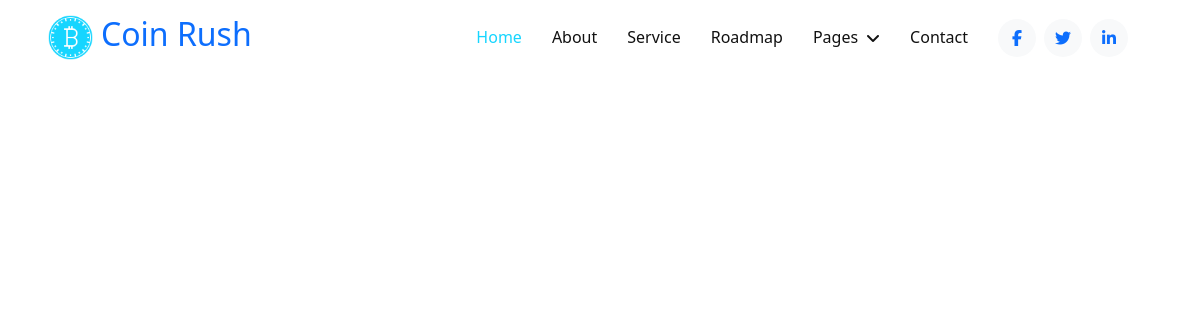
Page /courses/ on the earlier database version.
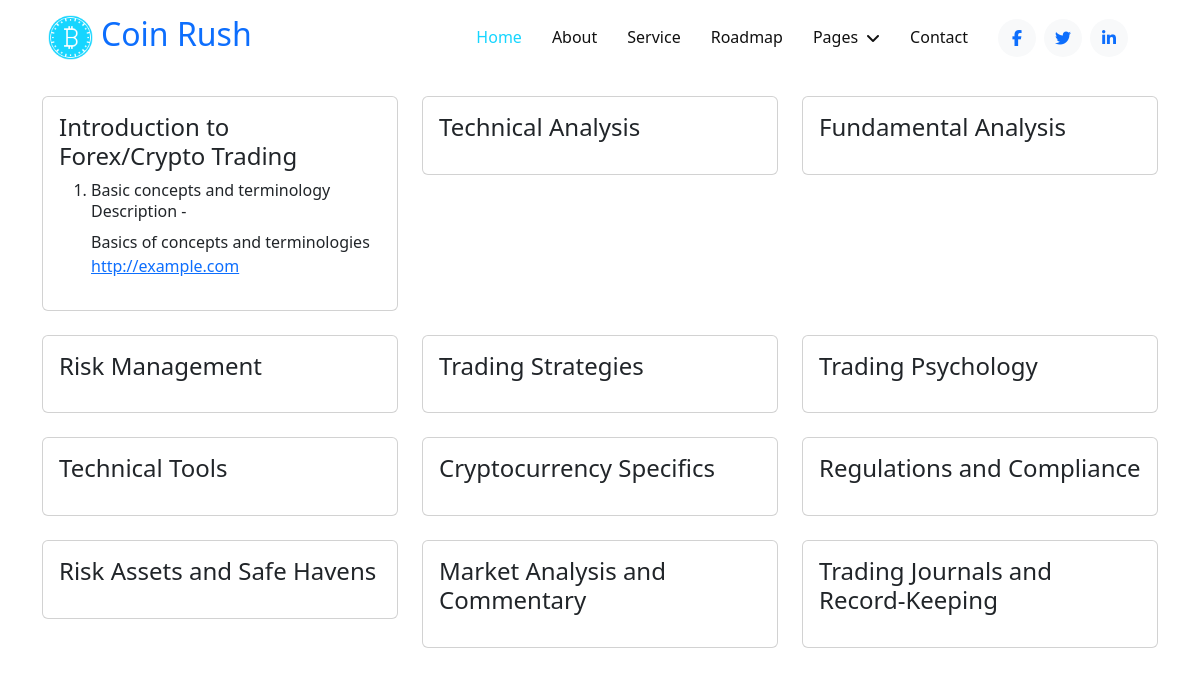
Same page on the later database version.
### coinRush/models.py (models this page shows, shortened)
class CourseCategory(models.Model):
    name = models.CharField(max_length=100)
    class Meta:
        verbose_name_plural = "Course Categories"

class Learn(models.Model):
    title = models.CharField(max_length=100)
    description = models.TextField(blank=True)
    category = models.ForeignKey(CourseCategory, on_delete=models.CASCADE, default=1)
    external_link = models.URLField(null=True)
    class Meta:
        verbose_name_plural = "Courses"

### coinRush/views.py (the view)
# urls.py: path("courses/", views.categories_course, name="categories_course"),
def categories_course(request):
    categories = CourseCategory.objects.all()
    return render(request, "Learn/learning.html", {"categories": categories})

### coinRush/templates/Learn/learning.html
{% extends 'Base/base.html' %}
{% load static %}
{% block extraHead %}
    <link rel="stylesheet" href="{% static 'css/news.css' %}">
{% endblock extraHead %}
{% block content %}
    <div class="container">
        <div class="row">
            {% for category in categories %}
                <div class="col-lg-4 col-md-6 mb-4">
                    <div class="card">
                        <div class="card-body">
                            <h4>{{ category.name }}</h4>
                            <ol>
                                {% for course in category.learn_set.all %}
                                    <li>
                                        {{ course.title }} <br><h6>Description -</h6> {{ course.description }}<br>
                                        <a href="{{ course.external_link }}">{{ course.external_link }}</a>
                                    </li>
                                {% endfor %}
                            </ol>
                        </div>
                    </div>
                </div>
            {% endfor %}
        </div>
    </div>
{% endblock content %}

### coinRush/templates/Base/base.html (shortened to what this page needs)
{% load static %}
<!DOCTYPE html>
<html lang="en">
<head>
    <link rel="stylesheet" href="https://cdnjs.cloudflare.com/ajax/libs/font-awesome/6.4.2/css/all.min.css"
 />
    <link href="https://cdn.jsdelivr.net/npm/bootstrap@5.3.2/dist/css/bootstrap.min.css" rel="stylesheet"
>
    {% load static %}
    <link rel="stylesheet" href="{% static 'css/styles.css' %}" />
    {% block extraHead %}
    {% endblock extraHead %}
</head>
<body>
    {% include 'Base/navbar.html' %}
    <div class="container-fluid">
        {% block content %}
        {% endblock %}
    </div>
</body>
</html>

### coinRush/templates/Base/navbar.html (shortened to what this page needs)
{% load static %}
<nav class="navbar navbar-expand-lg bg-white navbar-light sticky-top p-0 px-4 px-lg-5">
    <a href="{% url 'home' %}" class="navbar-brand d-flex align-items-center">
        <h2 class="m-0 text-primary"><img class="img-fluid me-2" src="{% static 'images/icon-1.png' %}" alt=""
                style="width: 45px;">Coin Rush</h2>
    </a>
    <div class="collapse navbar-collapse" id="navbarCollapse">
        <div class="navbar-nav ms-auto py-4 py-lg-0">
            <a href="{% url 'home' %}" class="nav-item nav-link active">Home</a>
            <a href="{% url 'about' %}" class="nav-item nav-link">About</a>
            <a href="{% url 'services' %}" class="nav-item nav-link">Service</a>
            <a href="{% url 'roadmap' %}" class="nav-item nav-link">Roadmap</a>
            <div class="nav-item dropdown">
                <a href="#" class="nav-link dropdown-toggle" data-bs-toggle="dropdown">Pages</a>
            </div>
            <a href="contact.html" class="nav-item nav-link">Contact</a>
        </div>
        <div class="h-100 d-lg-inline-flex align-items-center d-none me-4">
            <a class="btn btn-square rounded-circle bg-light text-primary me-2" href=""><i
                    class="fab fa-facebook-f"></i></a>
            <a class="btn btn-square rounded-circle bg-light text-primary me-2" href=""><i
                    class="fab fa-twitter"></i></a>
            <a class="btn btn-square rounded-circle bg-light text-primary me-0" href=""><i
                    class="fab fa-linkedin-in"></i></a>
        </div>
    </div>
</nav>

### coinRush/static/css/styles.css (style rules this page uses)
:root { --primary: #16D5FF; --secondary: #999999; --light: #F2F8FE; --dark: #111111; }
h4, h5, h6, .h4, .h5, .h6 { font-weight: 500 !important; }
.btn { font-weight: 500; transition: .5s; }
.btn-square { width: 38px; height: 38px; }
.btn-square, .btn-sm-square, .btn-lg-square { padding: 0; display: flex; align-items: center; justify-content: center; font-weight: normal; }
.navbar.sticky-top { top: -100px; transition: .5s; }
.navbar .navbar-brand { height: 75px; }
.navbar .navbar-nav .nav-link { margin-right: 30px; padding: 25px 0; color: var(--dark); font-weight: 500; outline: none; }
.navbar .navbar-nav .nav-link:hover, .navbar .navbar-nav .nav-link.active { color: var(--primary); }
.navbar .dropdown-toggle::after { border: none; content: "\f107"; font-family: "Font Awesome 5 Free"; font-weight: 900; vertical-align: middle; margin-left: 8px; }

### coinRush/static/css/news.css (style rules this page uses)
.container { margin-top: 20px; }

Differences in the rows shown:
added CourseCategory: name "Introduction to Forex/Crypto Trading"
added Learn: title "Basic concepts and terminology", description "Basics of concepts and terminologies", external_link "http://example.com"
added CourseCategory: name "Technical Analysis"
added CourseCategory: name "Fundamental Analysis"
added CourseCategory: name "Risk Management"
added CourseCategory: name "Trading Strategies"
added CourseCategory: name "Trading Psychology"
added CourseCategory: name "Technical Tools"
added CourseCategory: name "Cryptocurrency Specifics"
added CourseCategory: name "Regulations and Compliance"
added CourseCategory: name "Risk Assets and Safe Havens"
added CourseCategory: name "Market Analysis and Commentary"
added CourseCategory: name "Trading Journals and Record-Keeping"
